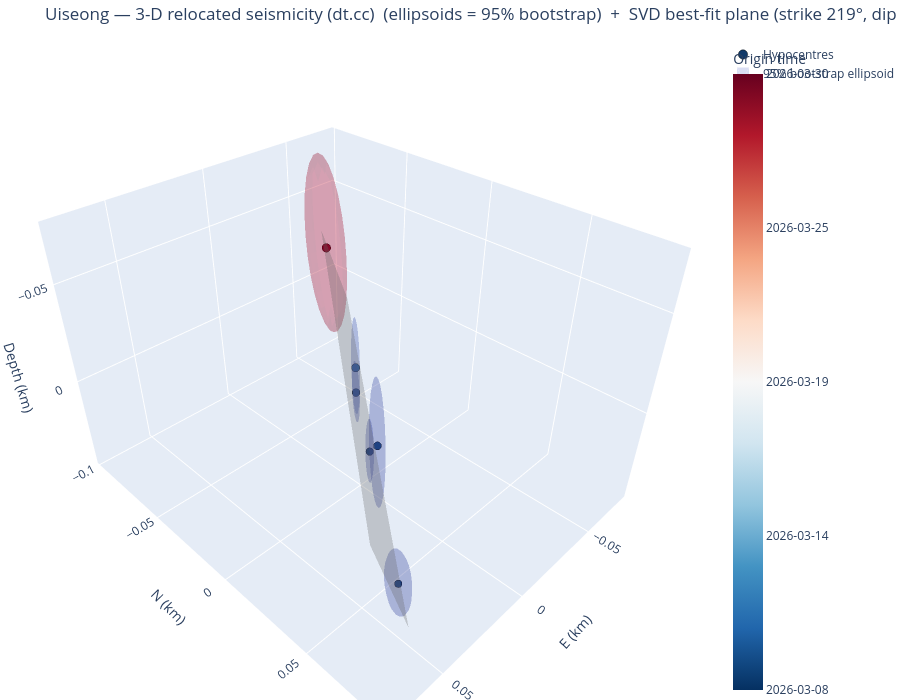

Here is the notebook cell this chart was saved with:
### Markdown cell above
The same view with the per-event uncertainty drawn as a **95% bootstrap error ellipsoid**
(`error="ellipsoid"`) instead of whisker bars: each ellipsoid's shape is the bootstrap sample covariance
and its size the empirical 95% Mahalanobis radius (95% of replicas inside), coloured like its hypocentre.
Tight horizontal but loose depth control shows up as a vertically elongated ellipsoid.

### Code cell
fig3d_e = viz.plot_3d_plane(cfg, VELMODEL, error="ellipsoid", frame_from=FRAME_FROM)
try:
    fig3d_e.write_image(f"/tmp/{CLUSTER}_3d_ellipsoid.png", scale=2)
except Exception:
    pass
fig3d_e

### Figure 1 — Plotly figure (JSON) as saved in the notebook; plotly's stock layout.template omitted (floating-point values rounded to 4 significant figures; data arrays with more than 128 entries replaced by an {"elided": "..."} marker saying what was removed)
{"data": [{"marker": {"color": [20520.0, 20520.0, 20520.0, 20520.0, 20520.0, 20540.0], "colorbar": {"ticktext": ["2026-03-08", "2026-03-14", "2026-03-19", "2026-03-25", "2026-03-30"], "tickvals": [20520.0, 20530.0, 20530.0, 20540.0, 20540.0], "title": {"text": "Origin time"}}, "colorscale": [[0.0, "rgb(5,48,97)"], [0.1, "rgb(33,102,172)"], [0.2, "rgb(67,147,195)"], [0.3, "rgb(146,197,222)"], [0.4, "rgb(209,229,240)"], [0.5, "rgb(247,247,247)"], [0.6, "rgb(253,219,199)"], [0.7, "rgb(244,165,130)"], [0.8, "rgb(214,96,77)"], [0.9, "rgb(178,24,43)"], [1.0, "rgb(103,0,31)"]], "line": {"color": "black", "width": 0.5}, "opacity": 0.95, "size": [8.8, 8.8, 9.2, 9.2, 9.6, 10.0]}, "mode": "markers", "name": "Hypocentres", "text": ["200000  M1.2", "200001  M1.2", "200002  M1.3", "200003  M1.3", "200004  M1.4", "200005  M1.5"], "type": "scatter3d", "x": [0.0209, 0.0559, 0.0068, -0.0034, -0.0228, -0.0574], "y": [0.02537, 0.07337, 0.01647, -0.006633, -0.02623, -0.08233], "z": [-0.0003, 0.0096, 0.0106, -0.0002, 0.0057, -0.0254]}, {"alphahull": 0, "color": "rgb(58,76,192)", "flatshading": true, "hoverinfo": "skip", "name": "95% bootstrap ellipsoid", "opacity": 0.18, "showlegend": true, "showscale": false, "type": "mesh3d", "x": {"elided": "196 float values"}, "y": {"elided": "196 float values"}, "z": {"elided": "196 float values"}}, {"alphahull": 0, "color": "rgb(59,77,193)", "flatshading": true, "hoverinfo": "skip", "name": "95% bootstrap ellipsoid", "opacity": 0.18, "showlegend": false, "showscale": false, "type": "mesh3d", "x": {"elided": "196 float values"}, "y": {"elided": "196 float values"}, "z": {"elided": "196 float values"}}, {"alphahull": 0, "color": "rgb(63,83,198)", "flatshading": true, "hoverinfo": "skip", "name": "95% bootstrap ellipsoid", "opacity": 0.18, "showlegend": false, "showscale": false, "type": "mesh3d", "x": {"elided": "196 float values"}, "y": {"elided": "196 float values"}, "z": {"elided": "196 float values"}}, {"alphahull": 0, "color": "rgb(63,83,198)", "flatshading": true, "hoverinfo": "skip", "name": "95% bootstrap ellipsoid", "opacity": 0.18, "showlegend": false, "showscale": false, "type": "mesh3d", "x": {"elided": "196 float values"}, "y": {"elided": "196 float values"}, "z": {"elided": "196 float values"}}, {"alphahull": 0, "color": "rgb(77,103,215)", "flatshading": true, "hoverinfo": "skip", "name": "95% bootstrap ellipsoid", "opacity": 0.18, "showlegend": false, "showscale": false, "type": "mesh3d", "x": {"elided": "196 float values"}, "y": {"elided": "196 float values"}, "z": {"elided": "196 float values"}}, {"alphahull": 0, "color": "rgb(179,3,38)", "flatshading": true, "hoverinfo": "skip", "name": "95% bootstrap ellipsoid", "opacity": 0.18, "showlegend": false, "showscale": false, "type": "mesh3d", "x": {"elided": "196 float values"}, "y": {"elided": "196 float values"}, "z": {"elided": "196 float values"}}, {"color": "gray", "hoverinfo": "name", "i": [0, 0], "j": [1, 3], "k": [3, 2], "name": "SVD best-fit plane 219/72", "opacity": 0.3, "showscale": false, "type": "mesh3d", "x": [0.0645, 0.07504, -0.0765, -0.06596], "y": [0.0862, 0.0776, -0.0866, -0.0952], "z": [0.01401, -0.02812, 0.01401, -0.02812]}], "layout": {"height": 700, "margin": {"b": 0, "l": 0, "r": 0, "t": 40}, "scene": {"aspectmode": "data", "xaxis": {"title": {"text": "E (km)"}}, "yaxis": {"title": {"text": "N (km)"}}, "zaxis": {"autorange": "reversed", "title": {"text": "Depth (km)"}}}, "title": {"text": "Uiseong — 3-D relocated seismicity (dt.cc)  (ellipsoids = 95% bootstrap)  +  SVD best-fit plane (strike 219°, dip 72°)"}}}
